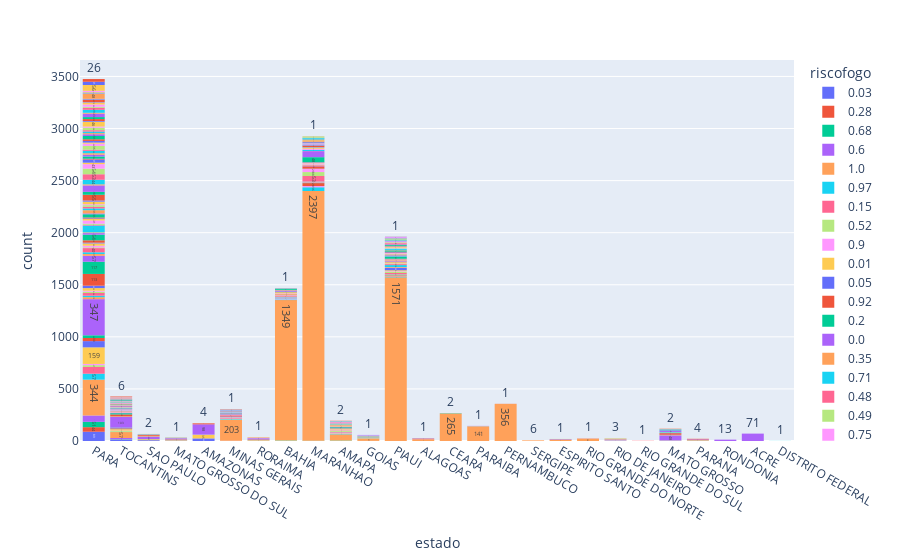
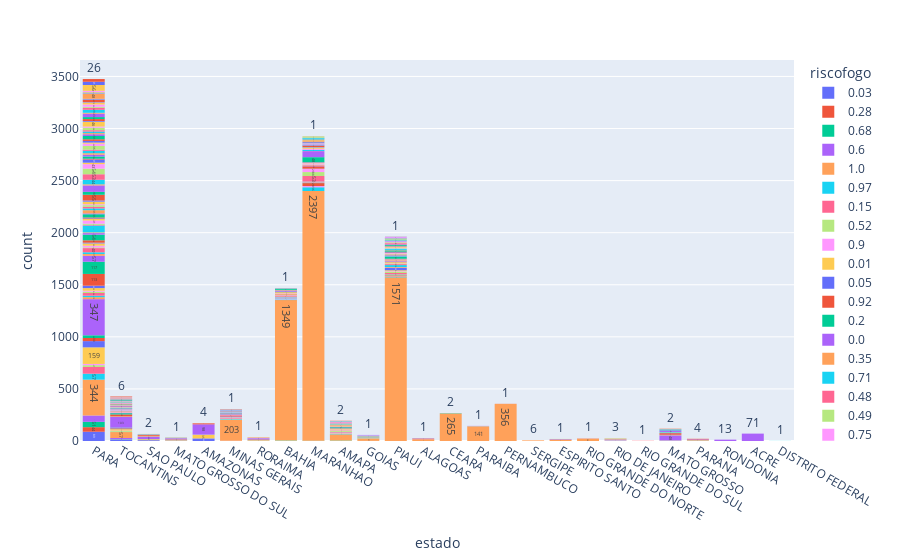
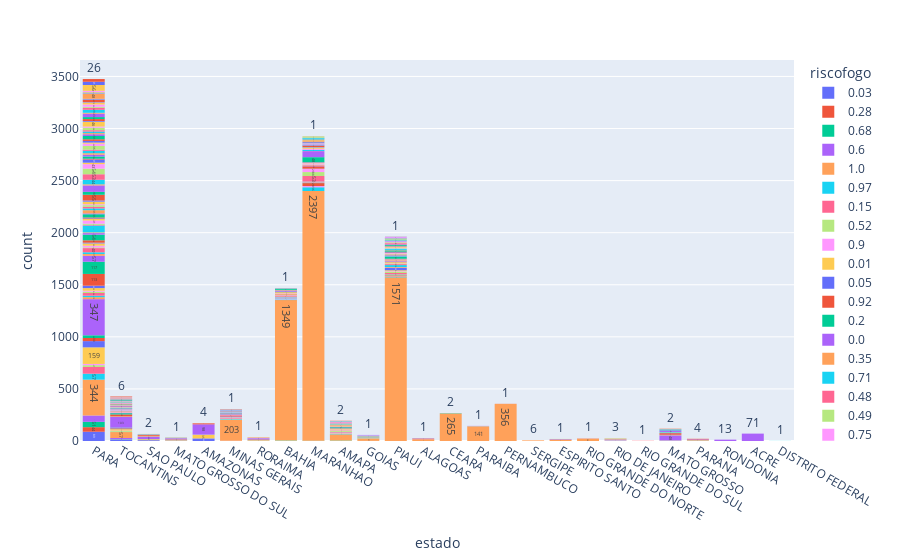
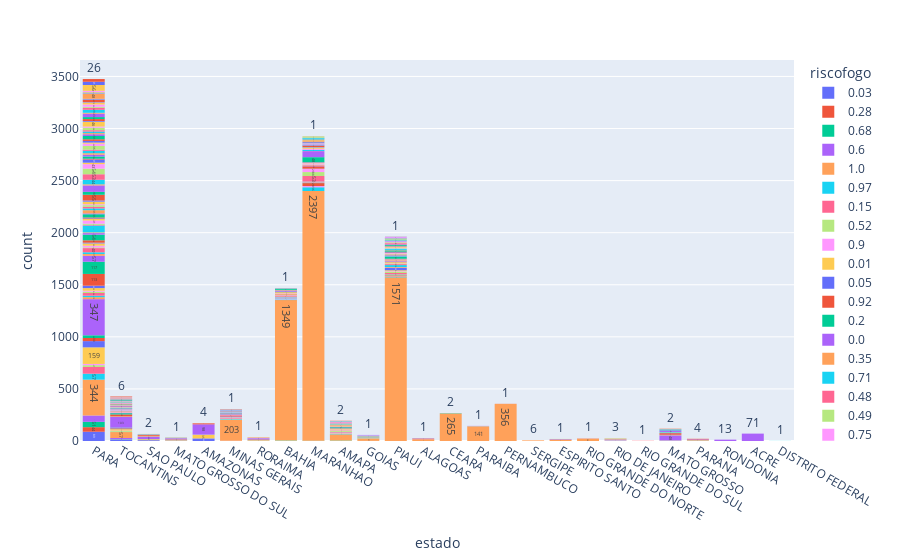

The notebook cell saved with these charts, in order:
### Code cell
# Passo 5: Análise Mais completa
# comparar cada coluna da minha tabela com a coluna de cancelamento
import plotly.express as px

# etapa 1: criar o gráfico
for coluna in mp.columns:
    # para edições nos gráficos: https://plotly.com/python/histograms/
    # para mudar a cor do gráfico , color_discrete_sequence=["blue", "green"]
    grafico = px.histogram(mp, x="estado"	, color="riscofogo", text_auto=True)
    # etapa 2: exibir o gráfico
    grafico.show()
